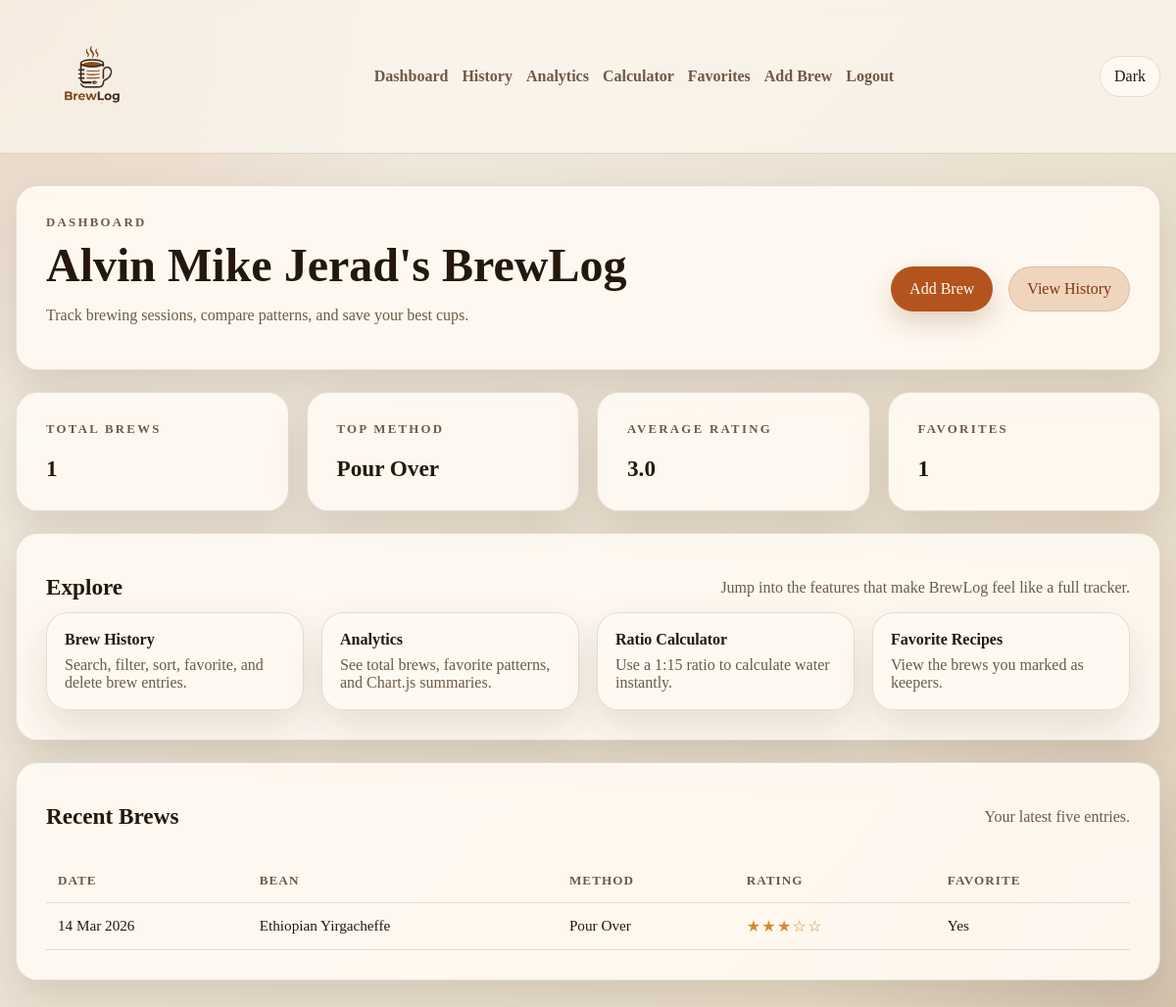
/dashboard (signed in), run on the app's committed database.
### tables this page shows
CREATE TABLE brewlogs (
            log_id INTEGER PRIMARY KEY AUTOINCREMENT,
            user_id INTEGER NOT NULL,
            bean_name TEXT NOT NULL,
            method TEXT NOT NULL,
            grind_size TEXT NOT NULL,
            water_temp INTEGER NOT NULL,
            brew_time TEXT NOT NULL,
            rating INTEGER NOT NULL,
            notes TEXT,
            created_at TIMESTAMP DEFAULT CURRENT_TIMESTAMP,
            favorite INTEGER NOT NULL DEFAULT 0,
            image_path TEXT,
            bean_id INTEGER,
            FOREIGN KEY (user_id) REFERENCES users(user_id)
        );

### app.py (the view)
@app.route("/dashboard")
@login_required
def dashboard():
    error = None
    brew_logs = []
    summary = {
        "total_brews": 0,
        "average_rating": 0,
        "favorite_brews": 0,
        "top_method": "N/A",
        "top_bean": "N/A",
    }
    try:
        brew_logs = fetch_brew_logs(session["user_id"], {"sort": "created_desc"})[:5]
        summary = fetch_dashboard_summary(session["user_id"])
    except Error as exc:
        error = f"Database error: {describe_db_error(exc)}"
    return render_template(
        "dashboard.html",
        brew_logs=brew_logs,
        summary=summary,
        error=error,
        user_name=session.get("user_name", "Brewer"),
    )

### app.py (called while the page is built)
def get_db_connection():
    connection = sqlite3.connect(DATABASE_PATH)
    connection.row_factory = sqlite3.Row
    connection.execute("PRAGMA foreign_keys = ON")
    return SQLiteConnectionWrapper(connection)

def login_required(view_func):
    @wraps(view_func)
    def wrapped_view(*args, **kwargs):
        if "user_id" not in session:
            return redirect(url_for("login"))
        return view_func(*args, **kwargs)
    return wrapped_view

    def execute(self, query, params=()):
        self.cursor.execute(query.replace("%s", "?"), params)
        return self

    def fetchone(self):
        row = self.cursor.fetchone()
        if row is None:
            return None
        if self.dictionary and isinstance(row, sqlite3.Row):
            return dict(row)
        return row

    def fetchall(self):
        rows = self.cursor.fetchall()
        if self.dictionary:
            return [dict(row) if isinstance(row, sqlite3.Row) else row for row in rows]
        return rows

    def close(self):
        self.cursor.close()

    def cursor(self, dictionary=False):
        return SQLiteCursorWrapper(self.connection.cursor(), dictionary=dictionary)

    def close(self):
        self.connection.close()

### templates/dashboard.html (shortened to what this page needs)
{% extends "base.html" %}
{% block content %}
<main class="shell dashboard-shell">
    <section class="panel dashboard-header">
        <div>
            <p class="eyebrow">Dashboard</p>
            <h1>{{ user_name }}'s BrewLog</h1>
            <p class="subtle">Track brewing sessions, compare patterns, and save your best cups.</p>
        </div>
        <div class="actions compact-actions">
            <a class="button primary" href="{{ url_for('add_brew') }}">Add Brew</a>
            <a class="button secondary" href="{{ url_for('history') }}">View History</a>
        </div>
    </section>
    <section class="stats-grid">
        <article class="panel stat-card">
            <p class="eyebrow">Total Brews</p>
            <h2>{{ summary.total_brews }}</h2>
        </article>
        <article class="panel stat-card">
            <p class="eyebrow">Top Method</p>
            <h2>{{ summary.top_method }}</h2>
        </article>
        <article class="panel stat-card">
            <p class="eyebrow">Average Rating</p>
            <h2>{{ summary.average_rating }}</h2>
        </article>
        <article class="panel stat-card">
            <p class="eyebrow">Favorites</p>
            <h2>{{ summary.favorite_brews }}</h2>
        </article>
    </section>
    <section class="panel quick-links">
        <div class="section-title">
            <h2>Explore</h2>
            <p class="subtle">Jump into the features that make BrewLog feel like a full tracker.</p>
        </div>
        <div class="feature-grid">
            <a class="feature-tile" href="{{ url_for('history') }}">
                <strong>Brew History</strong>
                <span>Search, filter, sort, favorite, and delete brew entries.</span>
            </a>
            <a class="feature-tile" href="{{ url_for('analytics') }}">
                <strong>Analytics</strong>
                <span>See total brews, favorite patterns, and Chart.js summaries.</span>
            </a>
            <a class="feature-tile" href="{{ url_for('calculator') }}">
                <strong>Ratio Calculator</strong>
                <span>Use a 1:15 ratio to calculate water instantly.</span>
            </a>
            <a class="feature-tile" href="{{ url_for('favorites') }}">
                <strong>Favorite Recipes</strong>
                <span>View the brews you marked as keepers.</span>
            </a>
        </div>
    </section>
    <section class="panel">
        <div class="section-title">
            <h2>Recent Brews</h2>
            <p class="subtle">Your latest five entries.</p>
        </div>
        {% if brew_logs %}
        <div class="table-wrap">
            <table>
                <thead>
                    <tr>
                        <th>Date</th>
                        <th>Bean</th>
                        <th>Method</th>
                        <th>Rating</th>
                        <th>Favorite</th>
                    </tr>
                </thead>
                <tbody>
                    {% for brew in brew_logs %}
                    <tr>
                        <td>{{ brew.created_at.strftime("%d %b %Y") if brew.created_at else "" }}</td>
                        <td>{{ brew.bean_name }}</td>
                        <td>{{ brew.method }}</td>
                        <td>
                            <span class="stars" aria-label="{{ brew.rating }} out of 5">
                                {% for _ in range(brew.rating) %}★{% endfor %}{% for _ in range(5 - brew.rating) %}☆{% endfor %}
                            </span>
                        </td>
                        <td>{{ "Yes" if brew.favorite else "No" }}</td>
                    </tr>
                    {% endfor %}
                </tbody>
            </table>
        </div>
        {% else %}
        <div class="empty-state">
            <p>No brew logs yet.</p>
            <p class="subtle">Add your first coffee brewing session to start building your history.</p>
        </div>
        {% endif %}
    </section>
</main>
{% endblock %}

### templates/base.html (shortened to what this page needs)
<!DOCTYPE html>
<html lang="en">
<head>
    <link rel="stylesheet" href="{{ url_for('static', filename='style.css') }}">
</head>
<body>
    <header class="site-header">
        <div class="nav-shell">
            <a class="brand" href="{{ url_for('home') }}">
                <img class="brand-mark" src="{{ url_for('static', filename='logo.png') }}" alt="BrewLog">
            </a>
            <nav class="site-nav">
                {% if session.get("user_id") %}
                <a href="{{ url_for('dashboard') }}">Dashboard</a>
                <a href="{{ url_for('history') }}">History</a>
                <a href="{{ url_for('analytics') }}">Analytics</a>
                <a href="{{ url_for('calculator') }}">Calculator</a>
                <a href="{{ url_for('favorites') }}">Favorites</a>
                <a href="{{ url_for('add_brew') }}">Add Brew</a>
                <a href="{{ url_for('logout') }}">Logout</a>
                {% else %}
                <a href="{{ url_for('signup') }}">Signup</a>
                <a href="{{ url_for('login') }}">Login</a>
                {% endif %}
            </nav>
            <button class="theme-toggle" id="themeToggle" type="button" aria-label="Toggle dark mode">
            </button>
        </div>
    </header>
    {% block content %}{% endblock %}
</body>
</html>

### static/style.css (style rules this page uses)
:root { --bg: #f2ece2; --bg-accent: #e5d8c3; --panel: rgba(255, 250, 242, 0.92); --panel-strong: #f6efe4; --text: #26170c; --muted: #6f5947; --line: rgba(38, 23, 12, 0.12); --accent: #b3541e; --accent-dark: #7d3610; --accent-soft: #f0d5bd; --danger: #c54c2f; --shadow: 0 18px 40px rgba(61, 34, 11, 0.12); --radius: 22px; }
* { box-sizing: border-box; }
body { margin: 0; min-height: 100vh; font-family: Georgia, "Palatino Linotype", serif; color: var(--text); background: radial-gradient(circle at top left, rgba(179, 84, 30, 0.16), transparent 28%), radial-gradient(circle at bottom right, rgba(96, 61, 31, 0.14), transparent 24%), linear-gradient(135deg, var(--bg) 0%, var(--bg-accent) 100%); transition: background 180ms ease, color 180ms ease; }
a { color: var(--accent-dark); }
img { max-width: 100%; display: block; }
.site-header { position: sticky; top: 0; z-index: 10; backdrop-filter: blur(12px); background: rgba(255, 250, 242, 0.62); border-bottom: 1px solid var(--line); }
.nav-shell { width: min(1200px, calc(100% - 32px)); margin: 0 auto; min-height: 72px; display: flex; align-items: center; justify-content: space-between; gap: 18px; }
.brand { display: inline-flex; align-items: center; gap: 10px; font-size: 1.4rem; font-weight: 700; text-decoration: none; color: var(--text); }
.brand-mark { width: 156px; height: auto; }
.site-nav { display: flex; flex-wrap: wrap; gap: 14px; justify-content: center; }
.site-nav a { text-decoration: none; color: var(--muted); font-weight: 700; }
.theme-toggle { border: 1px solid var(--line); background: var(--panel); color: var(--text); border-radius: 999px; min-height: 42px; padding: 0 14px; font: inherit; cursor: pointer; }
.shell { width: min(1200px, calc(100% - 32px)); margin: 0 auto; padding: 32px 0 56px; }
.panel, .hero-card, .favorite-card, .feature-tile { background: var(--panel); border: 1px solid var(--line); border-radius: var(--radius); box-shadow: var(--shadow); }
.panel { padding: 30px; }
.dashboard-shell { display: grid; gap: 22px; }
.dashboard-header, .section-title, .actions, .compact-actions { display: flex; align-items: center; justify-content: space-between; gap: 16px; flex-wrap: wrap; }
.eyebrow { margin: 0 0 10px; font-size: 0.8rem; font-weight: 700; letter-spacing: 0.18em; text-transform: uppercase; color: var(--muted); }
h1, h2 { margin: 0; line-height: 1.08; }
h1 { font-size: clamp(2.1rem, 4vw, 4.1rem); }
h2 { font-size: 1.45rem; }
.lead, .subtle { color: var(--muted); }
.actions { margin-top: 24px; }
.button { display: inline-flex; align-items: center; justify-content: center; min-height: 46px; padding: 0 18px; border-radius: 999px; border: 1px solid transparent; font-weight: 700; text-decoration: none; transition: transform 140ms ease, box-shadow 140ms ease, background 140ms ease; cursor: pointer; font: inherit; }
.button.primary { background: var(--accent); color: #fffaf2; box-shadow: 0 12px 24px rgba(125, 54, 16, 0.2); }
.button.secondary { background: var(--accent-soft); color: var(--accent-dark); border-color: rgba(125, 54, 16, 0.16); }
.grid-form, .filters-grid, .calculator-grid, .stats-grid, .chart-grid, .feature-grid, .favorites-grid { display: grid; gap: 18px; }
.stats-grid { grid-template-columns: repeat(4, minmax(0, 1fr)); }
.feature-grid, .favorites-grid { grid-template-columns: repeat(auto-fit, minmax(220px, 1fr)); }
.feature-tile { padding: 18px; text-decoration: none; color: var(--text); display: grid; gap: 8px; }
.feature-tile span { color: var(--muted); }
.stat-card { display: grid; gap: 10px; }
.table-wrap { overflow-x: auto; }
table { width: 100%; border-collapse: collapse; margin-top: 18px; font-size: 0.95rem; }
th, td { padding: 14px 12px; text-align: left; border-bottom: 1px solid var(--line); vertical-align: top; }
th { color: var(--muted); font-size: 0.82rem; text-transform: uppercase; letter-spacing: 0.08em; }
.stars { color: #d5872e; letter-spacing: 0.08em; font-size: 1rem; white-space: nowrap; }
.reveal { opacity: 0; transform: translateY(12px); animation: rise-in 440ms ease forwards; }

### data on the page
brewlogs: top_method "Pour Over", created_at "14 Mar 2026", bean_name "Ethiopian Yirgacheffe", method "Pour Over", rating 3 (drawn), favorite "Yes"

### other printed values
{{ user_name }} "Alvin Mike Jerad"
{{ summary.total_brews }} "1"
{{ summary.average_rating }} "3.0"
{{ summary.favorite_brews }} "1"
